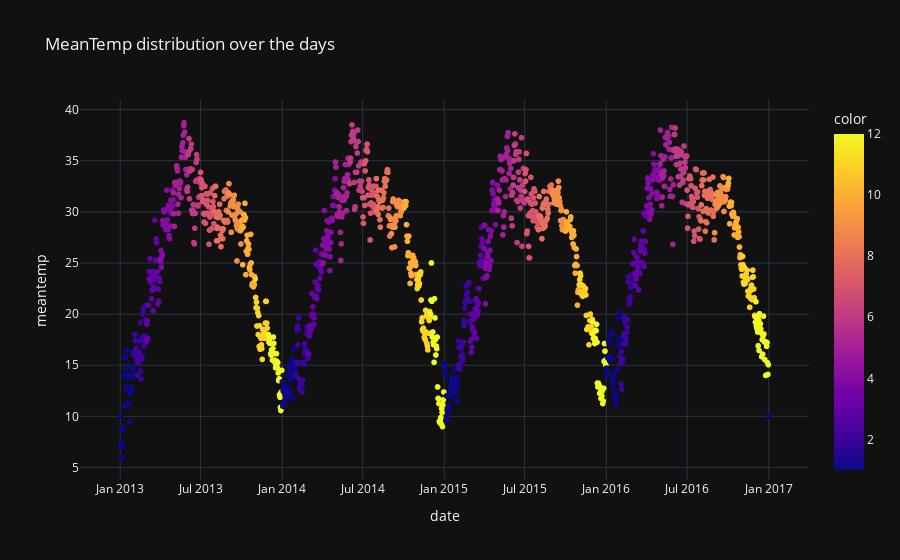

Here is the notebook cell this chart was saved with:
### Code cell
fig=px.scatter(data_frame=df,x=df.index,y='meantemp',color=df.index.month,title="MeanTemp distribution over the days")
fig.show()

### Figure 1 — Plotly figure (JSON) as saved in the notebook; plotly's stock layout.template omitted (floating-point values rounded to 4 significant figures; data arrays with more than 128 entries replaced by an {"elided": "..."} marker saying what was removed)
{"data": [{"hovertemplate": "date=%{x}<br>meantemp=%{y}<br>color=%{marker.color}<extra></extra>", "legendgroup": "", "marker": {"color": {"elided": "1462 int values"}, "coloraxis": "coloraxis", "symbol": "circle"}, "mode": "markers", "name": "", "showlegend": false, "type": "scattergl", "x": {"elided": "1462 str values"}, "xaxis": "x", "y": {"elided": "1462 float values"}, "yaxis": "y"}], "layout": {"coloraxis": {"colorbar": {"title": {"text": "color"}}, "colorscale": [[0, "#0d0887"], [0.1111, "#46039f"], [0.2222, "#7201a8"], [0.3333, "#9c179e"], [0.4444, "#bd3786"], [0.5556, "#d8576b"], [0.6667, "#ed7953"], [0.7778, "#fb9f3a"], [0.8889, "#fdca26"], [1, "#f0f921"]]}, "legend": {"tracegroupgap": 0}, "title": {"text": "MeanTemp distribution over the days"}, "xaxis": {"anchor": "y", "domain": [0, 1], "title": {"text": "date"}}, "yaxis": {"anchor": "x", "domain": [0, 1], "title": {"text": "meantemp"}}}}
